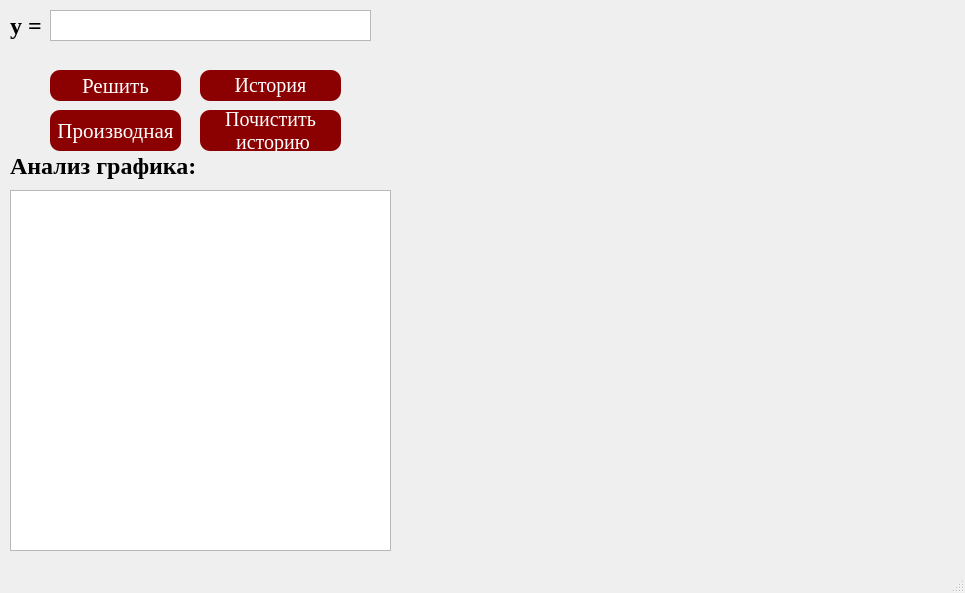
<?xml version="1.0" encoding="UTF-8"?>
<ui version="4.0">
 <class>x0y_illustrator</class>
 <widget class="QMainWindow" name="x0y_illustrator">
  <property name="geometry">
   <rect>
    <x>0</x>
    <y>0</y>
    <width>965</width>
    <height>593</height>
   </rect>
  </property>
  <property name="font">
   <font>
    <family>Times New Roman</family>
   </font>
  </property>
  <property name="windowTitle">
   <string>MainWindow</string>
  </property>
  <widget class="QWidget" name="centralwidget">
   <widget class="QTextEdit" name="task_field">
    <property name="geometry">
     <rect>
      <x>50</x>
      <y>10</y>
      <width>321</width>
      <height>31</height>
     </rect>
    </property>
   </widget>
   <widget class="QTextBrowser" name="Analiz_table">
    <property name="geometry">
     <rect>
      <x>10</x>
      <y>190</y>
      <width>381</width>
      <height>361</height>
     </rect>
    </property>
   </widget>
   <widget class="QWidget" name="widget" native="true">
    <property name="geometry">
     <rect>
      <x>400</x>
      <y>0</y>
      <width>561</width>
      <height>531</height>
     </rect>
    </property>
   </widget>
   <widget class="QLabel" name="Analiz_label">
    <property name="geometry">
     <rect>
      <x>10</x>
      <y>150</y>
      <width>211</width>
      <height>31</height>
     </rect>
    </property>
    <property name="font">
     <font>
      <family>Times New Roman</family>
      <pointsize>18</pointsize>
      <weight>75</weight>
      <bold>true</bold>
     </font>
    </property>
    <property name="text">
     <string>Анализ графика:</string>
    </property>
   </widget>
   <widget class="QLabel" name="y_label">
    <property name="geometry">
     <rect>
      <x>10</x>
      <y>10</y>
      <width>41</width>
      <height>31</height>
     </rect>
    </property>
    <property name="font">
     <font>
      <family>Times New Roman</family>
      <pointsize>18</pointsize>
      <weight>75</weight>
      <bold>true</bold>
     </font>
    </property>
    <property name="text">
     <string>y =</string>
    </property>
   </widget>
   <widget class="QPushButton" name="solve_button">
    <property name="geometry">
     <rect>
      <x>50</x>
      <y>70</y>
      <width>131</width>
      <height>31</height>
     </rect>
    </property>
    <property name="font">
     <font>
      <pointsize>-1</pointsize>
     </font>
    </property>
    <property name="styleSheet">
     <string notr="true">QPushButton {
    border-radius:  10px;
    background-color:  rgb(139, 0, 0);
    color:  rgb(255, 255, 255);
    font-size:  21px;
}

QPushButton:pressed {
    background-color:  rgb(220, 20, 60);
}</string>
    </property>
    <property name="text">
     <string>Решить</string>
    </property>
   </widget>
   <widget class="QPushButton" name="History_button">
    <property name="geometry">
     <rect>
      <x>200</x>
      <y>70</y>
      <width>141</width>
      <height>31</height>
     </rect>
    </property>
    <property name="font">
     <font>
      <pointsize>-1</pointsize>
     </font>
    </property>
    <property name="styleSheet">
     <string notr="true">QPushButton {
    border-radius:  10px;
    background-color:  rgb(139, 0, 0);
    color:  rgb(255, 255, 255);
    font-size:  20px;
}

QPushButton:pressed {
    background-color:  rgb(220, 20, 60);
}</string>
    </property>
    <property name="text">
     <string>История</string>
    </property>
   </widget>
   <widget class="QPushButton" name="History_delete">
    <property name="geometry">
     <rect>
      <x>200</x>
      <y>110</y>
      <width>141</width>
      <height>41</height>
     </rect>
    </property>
    <property name="font">
     <font>
      <pointsize>-1</pointsize>
     </font>
    </property>
    <property name="styleSheet">
     <string notr="true">QPushButton {
    border-radius:  10px;
    background-color:  rgb(139, 0, 0);
    color:  rgb(255, 255, 255);
    font-size:  20px;
}

QPushButton:pressed {
    background-color:  rgb(220, 20, 60);
}</string>
    </property>
    <property name="text">
     <string>Почистить
 историю</string>
    </property>
   </widget>
   <widget class="QPushButton" name="derivative_button">
    <property name="geometry">
     <rect>
      <x>50</x>
      <y>110</y>
      <width>131</width>
      <height>41</height>
     </rect>
    </property>
    <property name="font">
     <font>
      <pointsize>-1</pointsize>
     </font>
    </property>
    <property name="styleSheet">
     <string notr="true">QPushButton {
    border-radius:  10px;
    background-color:  rgb(139, 0, 0);
    color:  rgb(255, 255, 255);
    font-size:  21px;
}

QPushButton:pressed {
    background-color:  rgb(220, 20, 60);
}</string>
    </property>
    <property name="text">
     <string>Производная</string>
    </property>
   </widget>
   <widget class="QLabel" name="loading_gif">
    <property name="geometry">
     <rect>
      <x>140</x>
      <y>280</y>
      <width>111</width>
      <height>111</height>
     </rect>
    </property>
    <property name="text">
     <string/>
    </property>
   </widget>
   <widget class="QLabel" name="error_label">
    <property name="geometry">
     <rect>
      <x>50</x>
      <y>39</y>
      <width>321</width>
      <height>31</height>
     </rect>
    </property>
    <property name="font">
     <font>
      <pointsize>10</pointsize>
     </font>
    </property>
    <property name="styleSheet">
     <string notr="true">QLabel {
    color: red;
}
</string>
    </property>
    <property name="text">
     <string/>
    </property>
   </widget>
  </widget>
  <widget class="QMenuBar" name="menubar">
   <property name="geometry">
    <rect>
     <x>0</x>
     <y>0</y>
     <width>965</width>
     <height>21</height>
    </rect>
   </property>
  </widget>
  <widget class="QStatusBar" name="statusbar"/>
 </widget>
 <resources/>
 <connections/>
</ui>
